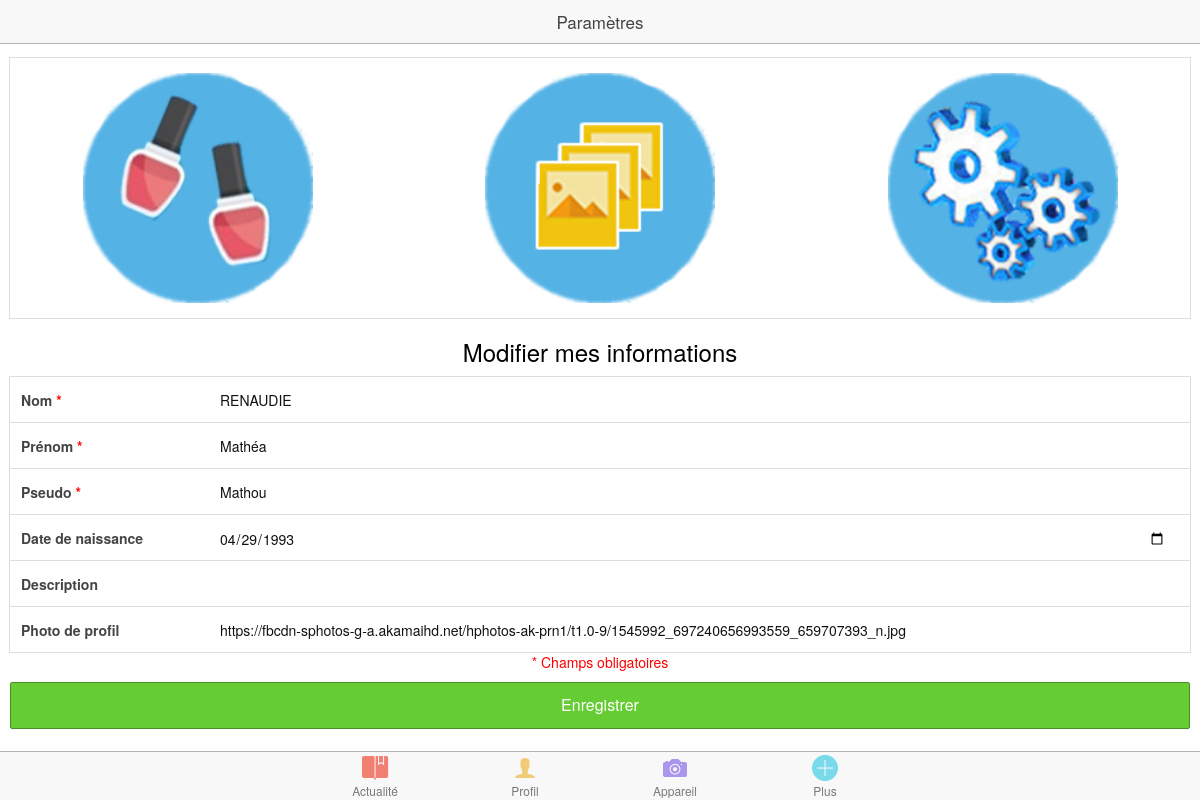
The app's page /profil-parametres.php (signed in) with its own data.
### tables this page shows
CREATE TABLE IF NOT EXISTS `utilisateur` (
  `id_user` int(11) NOT NULL AUTO_INCREMENT,
  `nom` varchar(50) NOT NULL,
  `prenom` varchar(50) NOT NULL,
  `pseudo` varchar(30) NOT NULL,
  `mot_de_passe` varchar(50) NOT NULL,
  `date_naissance` date DEFAULT NULL,
  `lien_photo` varchar(200) DEFAULT NULL,
  `description_user` varchar(300) DEFAULT NULL,
  `id_localisation_user` int(11) DEFAULT NULL,
  PRIMARY KEY (`id_user`),
  KEY `id_localisation_user` (`id_localisation_user`)
);

### www/profil-parametres.php (the view, shortened to what this page needs)
<?php
require_once("header.php");
?>
<?php
$user_id = $_SESSION['user']['id_user'];
$query="SELECT * FROM utilisateur WHERE id_user = $user_id";
$All_util = mysql_query($query) or die("Erreur SQL !<br /><br />" . $query . "<br /><br />" . mysql_error());
$util = mysql_fetch_assoc($All_util);
?>
<body ng-app="starter">
  <ion-pane>
  <ion-header-bar class="bar-stable">
  <h1 class="title">Paramètres</h1>
</ion-header-bar>
<ion-content>
  <div class="list padCustom" style="text-align:left; padding-top:15px;">
    <?php require_once("nav-profil.php");  ?>
      <h3 class="padCustom" style="text-align:center;" id="information">Modifier mes informations</h3>
        <form id="modif_user" method="post" action="#">
          <label class="item item-input">
            <span class="input-label">Nom <span id="rouge">*</span></span>
            <input id="nom" name="nom" type="text" value="<?php echo $util['nom']; ?>">
          </label>
          <label class="item item-input">
            <span class="input-label">Prénom <span id="rouge">*</span></span>
            <input id="prenom" name="prenom" type="text" value="<?php echo $util['prenom']; ?>">
          </label>
          <label class="item item-input">
            <span class="input-label">Pseudo <span id="rouge">*</span></span>
            <input id="pseudo" name="pseudo" type="text" value="<?php echo $util['pseudo']; ?>">
          </label>
          <label class="item item-input">
            <span class="input-label">Date de naissance</span>
            <input id="dateNaissance" name="dateNaissance" type="date" value="<?php echo $util['date_naissance']; ?>">
          </label>
          <label class="item item-input">
            <span class="input-label">Description</span>
            <input id="description" name="description" type="text" value="<?php echo $util['description_user']; ?>">
          </label>
          <label class="item item-input">
            <span class="input-label">Photo de profil </span>
            <input id="lienPhoto" name="lienPhoto" type="text" value="<?php echo $util['lien_photo']; ?>">
          </label>
          <center id="rouge">* Champs obligatoires</center>
          <button id="enregistrerModifUserBtn" name="enregistrerModifUserBtn" class="button button-block button-balanced">Enregistrer </button>
        </form>
          <br/><br/>
  </div>
</ion-content>
</ion-pane>
</body>
<?php
require_once("nav.php");
require_once("footer.php");
?>

### www/css/style.css (style rules this page uses)
.padCustom { padding:0 10px; }
#rouge { color: red; }

### records on screen
utilisateur: nom "RENAUDIE", prenom "Mathéa", pseudo "Mathou", dateNaissance "04/29/1993", lienPhoto "https://fbcdn-sphotos-g-a.akamaihd.net/hphotos-ak-prn1/t1.0-9/1545992_697240656993559_659707393_n.jpg"
